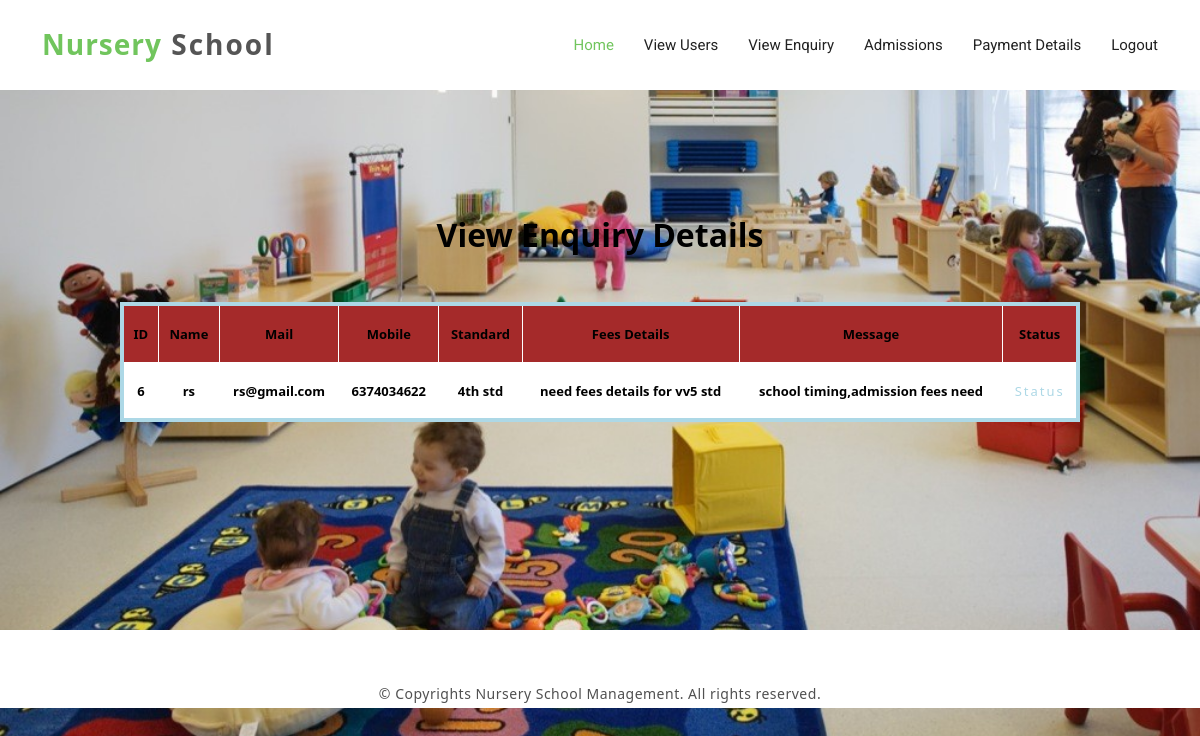
The page /viewenquiry.php on the database its author committed.
### tables this page shows
CREATE TABLE IF NOT EXISTS `admission_inquiries` (
  `aid` int(50) NOT NULL AUTO_INCREMENT,
  `name` varchar(50) NOT NULL,
  `email` varchar(50) NOT NULL,
  `phone` varchar(50) NOT NULL,
  `standard` varchar(50) NOT NULL,
  `fees_details` varchar(50) NOT NULL,
  `message` varchar(50) NOT NULL,
  `action` varchar(50) NOT NULL,
  PRIMARY KEY (`aid`)
);

### viewenquiry.php (the view, shortened to what this page needs)
<?php
include("style.php");
include("adminheader.php");
?>
<body>
<br>
<br>
<br>
<br>
<br>
<br>
<br>
<br>
<br>
<form action="" method="post" >
<center>
<h2>View Enquiry Details</h2>
<br>
<br>
	<table border="2" cellspacing="6" class="displaycontent"  width="1000" height="120" style="border:4px solid lightblue;" align="center">
	<tr>
	    <th bgcolor=white><font color=black size=2> ID</font></th>
			<th bgcolor=white><font color=black size=2> Name</font></th>
			<th bgcolor=white><font color=black size=2> Mail</font></th>
			<th bgcolor=white><font color=black size=2>Mobile</font></th>
				<th bgcolor=white><font color=black size=2> Standard</font></th>
			<th bgcolor=white><font color=black size=2>Fees Details</font></th>
			<th bgcolor=white><font color=black size=2>Message</font></th>
				<th bgcolor=white><font color=black size=2>Status  </font></th>
	</tr>
	<?php
$query = "SELECT * FROM admission_inquiries WHERE action='Requested' ";
	$result = mysql_query($query) or die(mysql_error());
	while($row = mysql_fetch_assoc($result))
		{
 ?>
	<tr>
       <td bgcolor=white><b><font color=black size=2><?php echo $row['aid']; ?></font><b></td>
		<td bgcolor=white><b><font color=black size=2><?php echo $row['name']; ?></font><b></td>
		<td bgcolor=white><b><font color=black size=2><?php echo $row['email']; ?></font><b></td>
		<td bgcolor=white><b><font color=black size=2><?php echo $row['phone']; ?></font><b></td>
			<td bgcolor=white><b><font color=black size=2><?php echo $row['standard']; ?></font><b></td>
				<td bgcolor=white><b><font color=black size=2><?php echo $row['fees_details']; ?></font><b></td>
					<td bgcolor=white><b><font color=black size=2><?php echo $row['message']; ?></font><b></td>
						 <td  bgcolor=white><font color=black size=2 ><a href="status.php?select=<?php echo $row['aid'];?>">Status</a></font></td>
	</tr>
	<?php }  ?>
	</table>
</center>
</form>
<br>
<br>
<br>
<br>
<br>
<br>
<br>
<br>
 <?php
include("footer.php");
?>

### assets/css/style.css (style rules this page uses)
body { background-color: #fff; color: #333; }
h1, h2, h3, h4, h5, h6 { margin: 0; }
h2 { color: #000; font-weight: 600; }
a { letter-spacing: 2px; text-decoration: none; color: #71c55d; }

### viewenquiry.php (style rules this page uses)
body { background-image: url('ad.jpg'); background-repeat: no-repeat; background-attachment: fixed; background-size: 100% 100%; color: white; }
h2 { text-align: center; }
table { width: 80%; margin: 0 auto; border-collapse: collapse; border: 2px solid lightblue; }
th, td { border: 1px solid white; padding: 8px; text-align: center; font-size: 16px; }
th { background-color: brown; color: black; }
tr:nth-child(even) { background-color: #444; }
tr:nth-child(odd) { background-color: #222; }
a { color: lightblue; text-decoration: none; }

### rows shown on the page
admission_inquiries: aid "6", name "rs", email "rs@gmail.com", phone "6374034622", standard "4th std", fees_details "need fees details for vv5 std", message "school timing,admission fees need"
